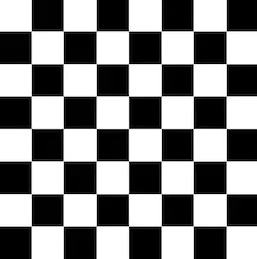
#> input picture chess_board.jpg, 257 x 259 px
$ python vision.py   (older library calls are emulated)
#> lines starting #> are read from the running program, lines starting #| are printed output that depends on the picture
import numpy as np
import cv2
from matplotlib import pyplot as plt
img=cv2.imread('chess_board.jpg',0)
#> img is the input picture: shape (259, 257); min 0, max 255, mean 131.7

sobelx=cv2.Sobel(img,cv2.CV_64F,1,0,ksize=5)
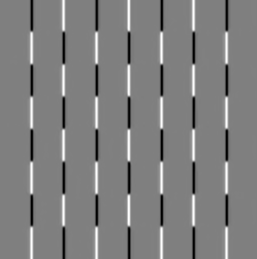
#> sobelx: shape (259, 257) float64; min -11952, max 11888, mean 1.3; drawn with min black and max white
sobely=cv2.Sobel(img,cv2.CV_64F,0,1,ksize=5)
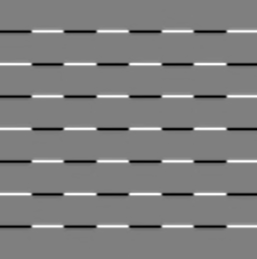
#> sobely: shape (259, 257) float64; min -11890, max 11919, mean -1.8; drawn with min black and max white

plt.subplot(2,2,1),plt.imshow(img,cmap='gray')
plt.title("Original"),plt.xticks([]),plt.yticks([])
plt.subplot(2,2,2),plt.imshow(sobelx,cmap='gray')
plt.title('Sobel X'),plt.xticks([]),plt.yticks([])
plt.subplot(2,2,3),plt.imshow(sobely,cmap='gray')
plt.title('Sobel Y'),plt.xticks([]),plt.yticks([])

laplacian=cv2.Laplacian(img,cv2.CV_64F)
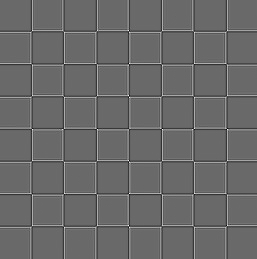
#> laplacian: shape (259, 257) float64; min -369, max 522, mean 0; drawn with min black and max white
plt.subplot(2,2,4),plt.imshow(laplacian,cmap='gray')
plt.title('Laplacian'),plt.xticks([]),plt.yticks([])
plt.show()
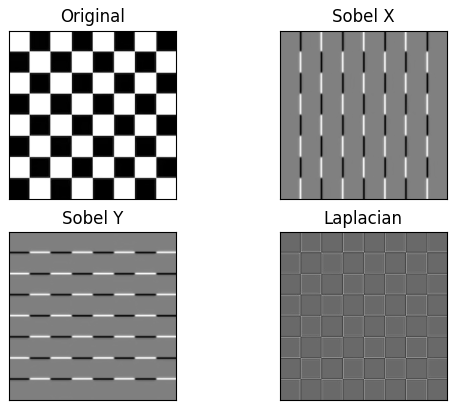
#> figure drawn by matplotlib, 4 panels
